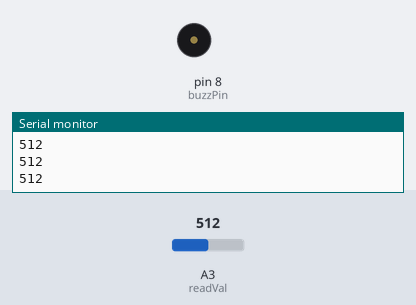
The sketch below on a simulated Arduino Uno, built with avr-gcc and run on an emulated ATmega328P. Shown: buzzer (waves = sounding, pin HIGH), the last lines printed to the serial monitor. The inputs (shaded band) are chosen by the test bench; at power-on: A3 (readVal) = 512.

Above: at 1.3 s.
1.4 s: A3 (readVal) set to 981
3.2 s: A3 (readVal) set to 1009
At 4.7 s:
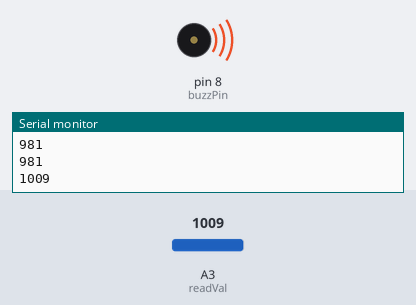
Timing chart, 0 to 12.2 s (numbered marks = the images above; inputs shaded):
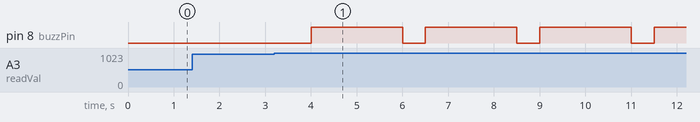

Measured:
- the behaviour switches between 999 and 1000 on A3 (readVal) (found by bisection; images 0 and 1)
- after the input at 3.2 s, pin 8 (buzzPin): alternates HIGH for 2.0 s and LOW for 0.50 s, starting after 0.80 s

The sketch:

013_active_buzzer_with_potentiometer.ino
```cpp
int myNumb;
int potVal;
int buzzPin=8;
int readVal=A3;
int wait=2000;


void setup() {
  // put your setup code here, to run once:
  Serial.begin(9600);
  pinMode(buzzPin,OUTPUT);
  pinMode(readVal,INPUT);
}

void loop() {
  // put your main code here, to run repeatedly:
  potVal=analogRead(readVal);
  Serial.println(potVal);
  delay(500);

  if(potVal >= 1000){
    digitalWrite(buzzPin,HIGH);
    delay(wait);
    digitalWrite(buzzPin,LOW);
  }

}
```
